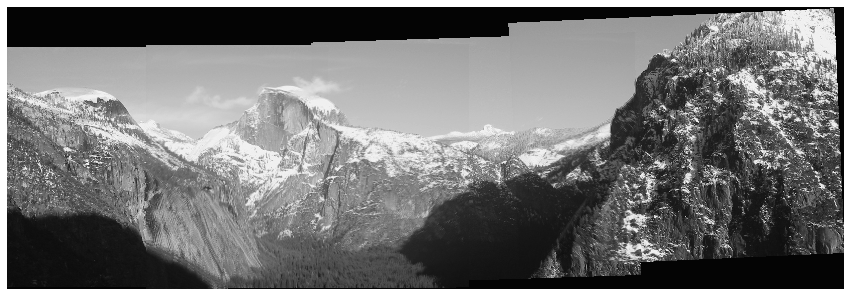
#> input picture hw4_release/solution_stitched_images.png, 851 x 296 px
$ python -i panorama.py   (imports and definitions only)
#> lines starting #> are read from the running program, lines starting #| are printed output that depends on the picture
#> further down, picture is the input picture: shape (296, 851); min 0, max 255, mean 117.1
"""
CS131 - Computer Vision: Foundations and Applications
Assignment 3
Author: Donsuk Lee (donlee90@stanford.edu)
Date created: 09/2017
Last modified: 09/27/2018
Python Version: 3.5+
"""

import numpy as np
from skimage import filters
from skimage.feature import corner_peaks
from skimage.util.shape import view_as_blocks
from scipy.spatial.distance import cdist
from scipy.ndimage.filters import convolve

from utils import pad, unpad, get_output_space, warp_image


def harris_corners(img, window_size=3, k=0.04):
    """
    Compute Harris corner response map. Follow the math equation
    R=Det(M)-k(Trace(M)^2).

    Hint:
        You may use the function scipy.ndimage.filters.convolve,
        which is already imported above. If you use convolve(), remember to
        specify zero-padding to match our equations, for example:

            out_image = convolve(in_image, kernel, mode='constant', cval=0)

        You can also use for nested loops compute M and the subsequent Harris
        corner response for each output pixel, intead of using convolve().
        Your implementation of conv_fast or conv_nested in HW1 may be a
        useful reference!

    Args:
        img: Grayscale image of shape (H, W)
        window_size: size of the window function
        k: sensitivity parameter

    Returns:
        response: Harris response image of shape (H, W)
    """
#> called with window_size = 3, k = 0.04

    H, W = img.shape
#> H = 296; W = 851
    window = np.ones((window_size, window_size))

    response = np.zeros((H, W))

    # 1. Compute x and y derivatives (I_x, I_y) of an image
    dx = filters.sobel_v(img)
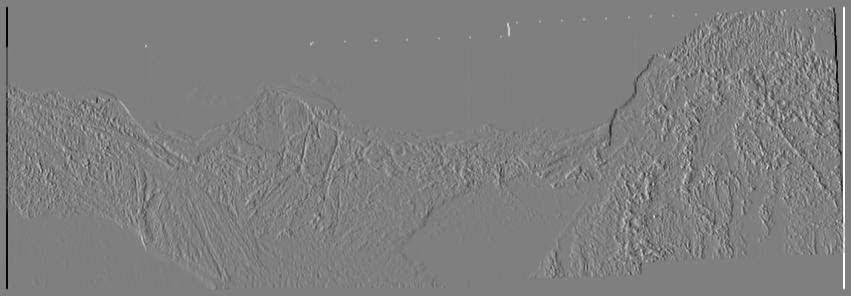
#> dx: shape (296, 851) float64; min -0.984, max 0.984, mean 2e-19; drawn with min black and max white
    dy = filters.sobel_h(img)
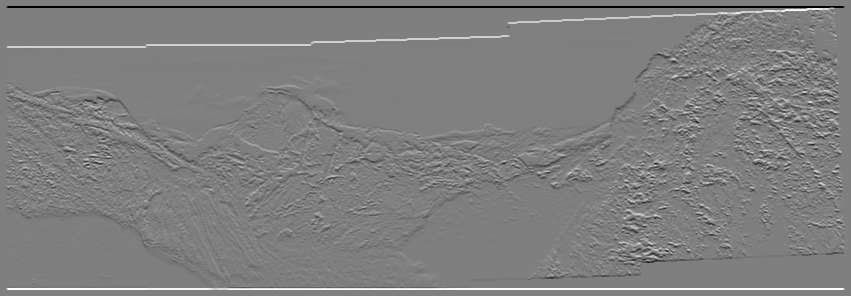
#> dy: shape (296, 851) float64; min -0.984, max 0.984, mean 2.71e-18; drawn with min black and max white

    ### YOUR CODE HERE
    wIx2 = convolve(dx*dx, window)
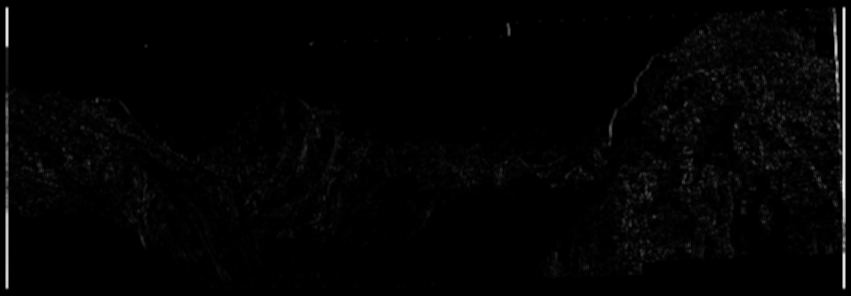
#> wIx2: shape (296, 851) float64; min 0, max 6.57, mean 0.0921; drawn with min black and max white
    wIy2 = convolve(dy*dy, window)
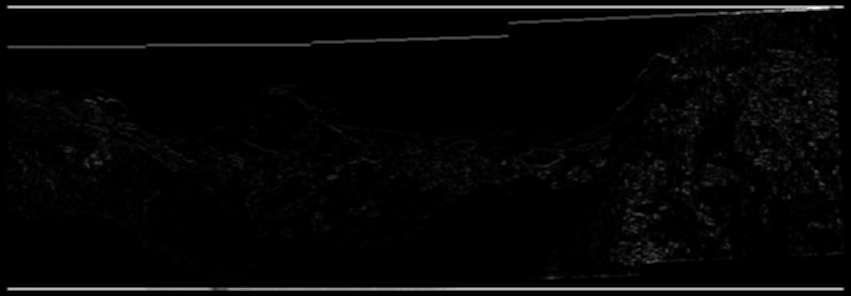
#> wIy2: shape (296, 851) float64; min 0, max 8.23, mean 0.202; drawn with min black and max white
    wIxy = convolve(dx*dy, window)
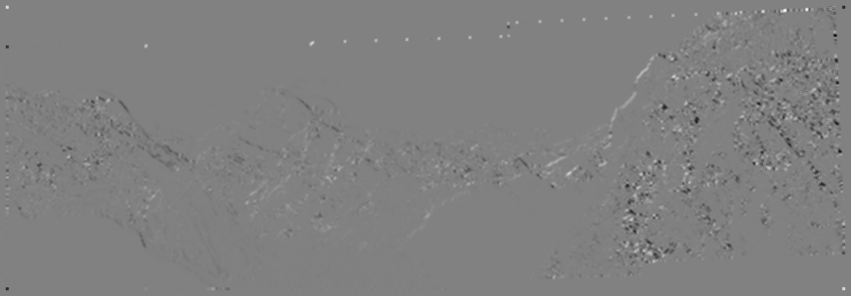
#> wIxy: shape (296, 851) float64; min -1.41, max 1.37, mean -0.00478; drawn with min black and max white
    response = (wIx2 * wIy2 - wIxy * wIxy) - k * (wIx2 + wIy2) ** 2
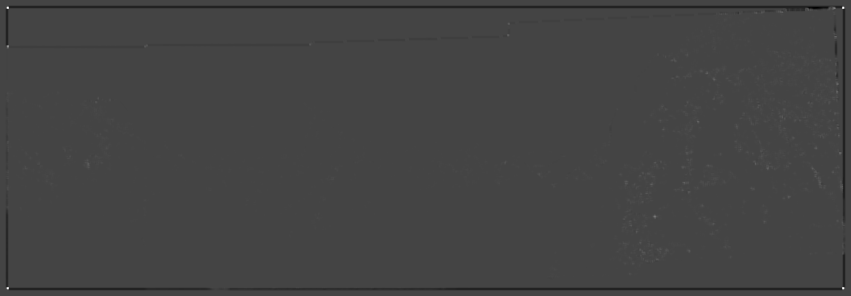
#> response: shape (296, 851) float64; min -2.71, max 7.39, mean -0.0196; drawn with min black and max white
    ### END YOUR CODE

    return response


# [368 lines left out: functions simple_descriptor, describe_keypoints, match_descriptors, fit_affine_matrix, ransac, hog_descriptor and 2 more, not called in this run]

>>> import cv2
>>> picture = cv2.imread('solution_stitched_images.png', cv2.IMREAD_GRAYSCALE)
>>> result = harris_corners(picture)
